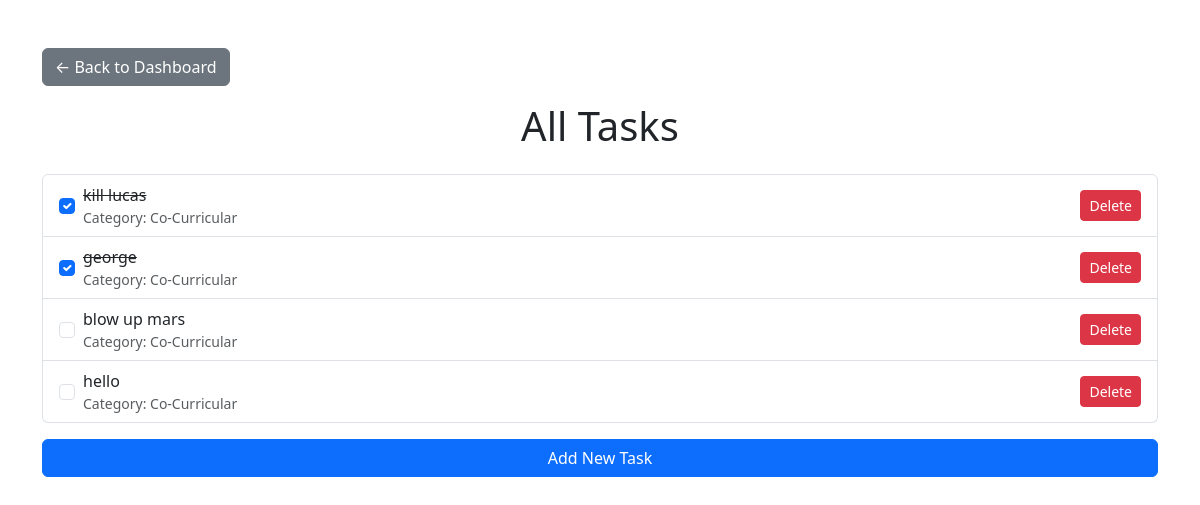
Before: /all_todos (signed in) with the older database file.
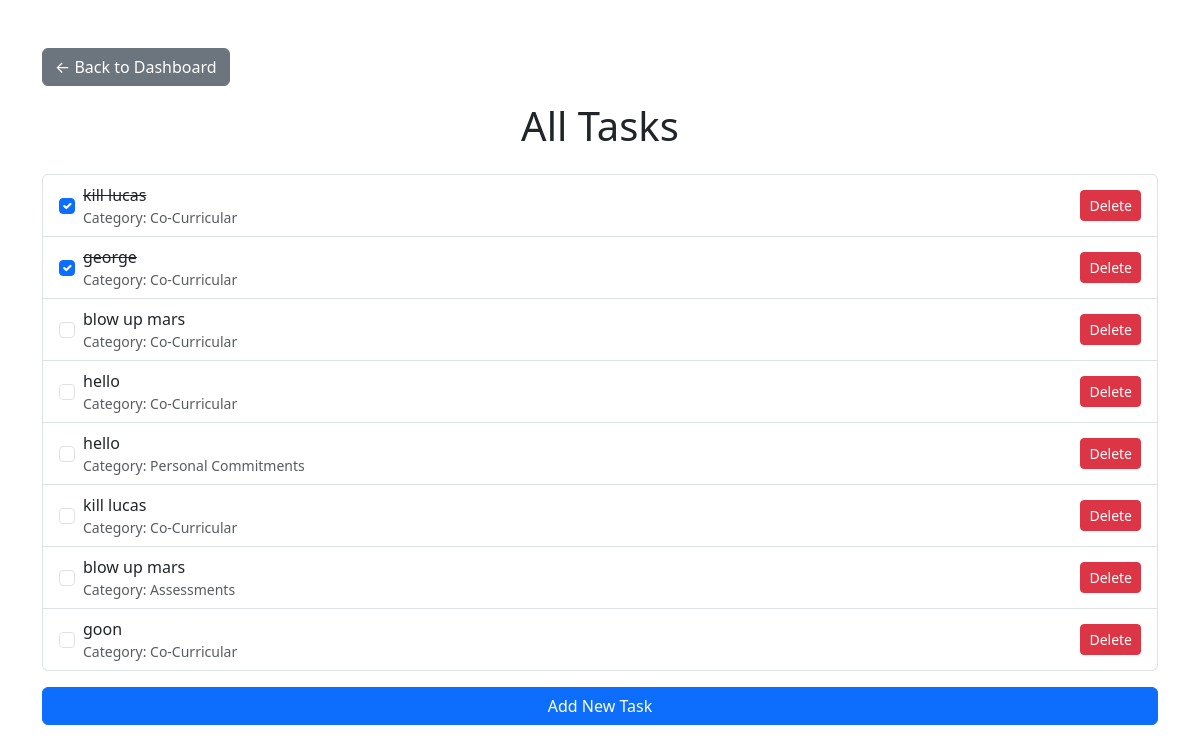
After: the same page with the newer database file.
### flask_app/setup_db.py (models this page shows)
class ToDo(Base):
    __tablename__ = 'todo'
    id = Column(Integer, primary_key=True)
    task = Column(String, nullable=False)
    category = Column(String, nullable=False)
    completed = Column(Boolean, default=False)
    due_date = Column(DateTime, nullable=True)
    user_id = Column(Integer, ForeignKey('users.id'), nullable=False)
    user = relationship('User', back_populates='todos')

### flask_app/app.py (the view)
@app.route('/all_todos')
def all_todos():
    if "user_id" not in session:
        flash("Please log in to view todos.", "warning")
        return redirect('/login')
    user_id = session["user_id"]
    todos = db_session.query(ToDo).filter_by(user_id=user_id).all()
    return render_template('all_todos.html', todos=todos)

### flask_app/templates/all_todos.html (shortened to what this page needs)
<!DOCTYPE html>
<html lang="en">
<head>
    <link href="https://cdn.jsdelivr.net/npm/bootstrap@5.3.0-alpha3/dist/css/bootstrap.min.css" rel="stylesheet">
</head>
<body>
    <div class="container mt-5">
        <a href="{{ url_for('dashboard') }}" class="btn btn-secondary mb-3">← Back to Dashboard</a>
        <h1 class="text-center">All Tasks</h1>
        <div class="mt-4">
            {% if todos %}
                <ul class="list-group">
                    {% for todo in todos %}
                    <li class="list-group-item d-flex justify-content-between align-items-center">
                        <div class="d-flex align-items-center">
                            <form action="{{ url_for('toggle_todo', todo_id=todo.id) }}" method="POST" class="d-inline me-2">
                                <input type="checkbox" class="form-check-input" onchange="this.form.submit()"
                                       {% if todo.completed %}checked{% endif %}>
                            </form>
                            <div>
                                <span {% if todo.completed %}class="text-decoration-line-through"{% endif %}>{{ todo.task }}</span>
                                <small class="text-muted d-block">Category: {{ todo.category }}</small>
                            </div>
                        </div>
                        <form action="{{ url_for('delete_todo', todo_id=todo.id) }}" method="POST" class="d-inline">
                            <button type="submit" class="btn btn-sm btn-danger">Delete</button>
                        </form>
                    </li>
                    {% endfor %}
                </ul>
            {% else %}
                <p class="text-center">No tasks found.</p>
            {% endif %}
        </div>
        <div class="mt-3">
            <a href="{{ url_for('add_todo') }}" class="btn btn-primary w-100">Add New Task</a>
        </div>
    </div>
</body>
</html>

Changed rows visible on the page:
added ToDo: task "hello", category "Personal Commitments"
added ToDo: task "kill lucas", category "Co-Curricular"
added ToDo: task "blow up mars", category "Assessments"
added ToDo: task "goon", category "Co-Curricular"
